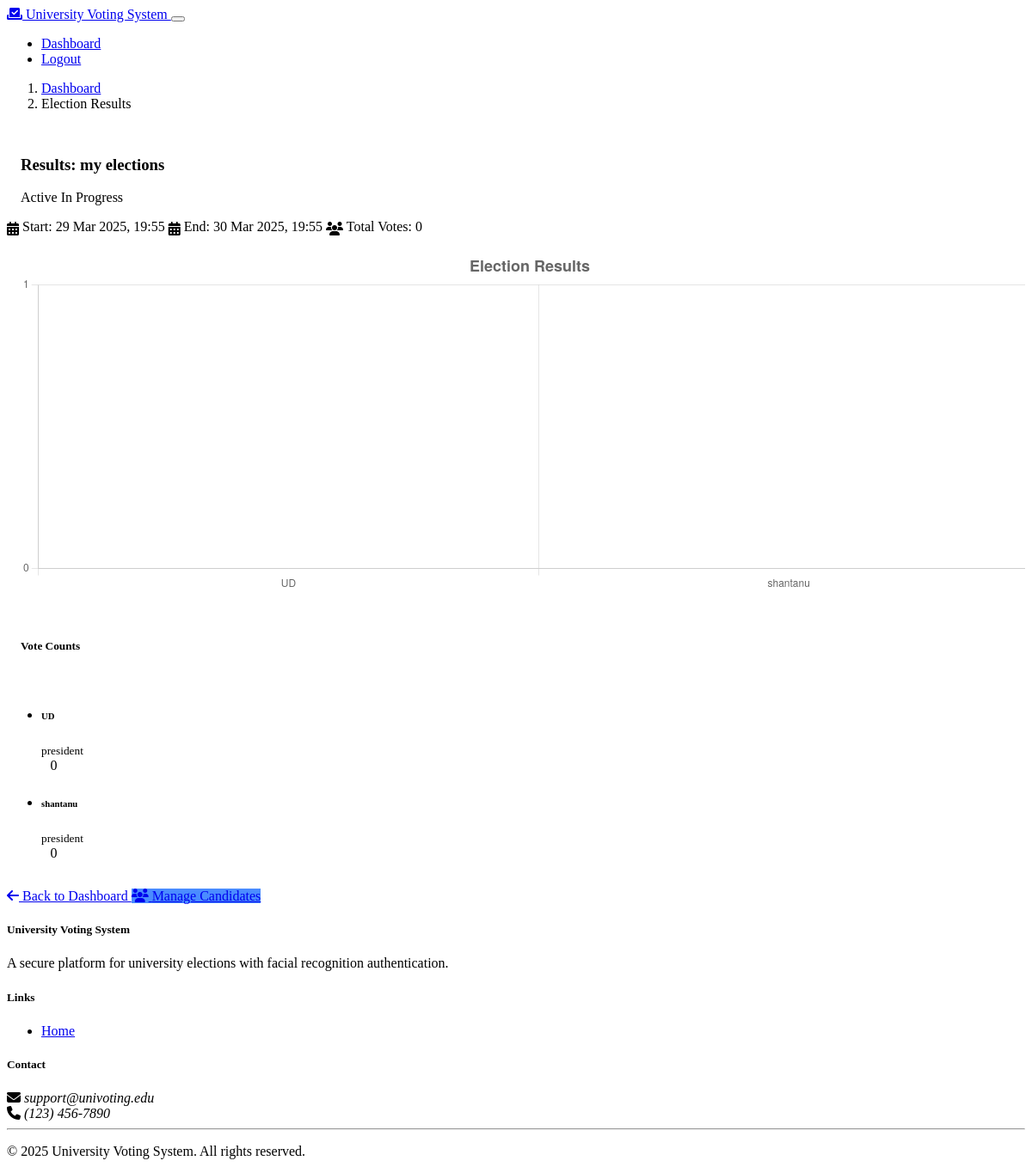
The page /admin/election/1/results (signed in) on the database as committed earlier.
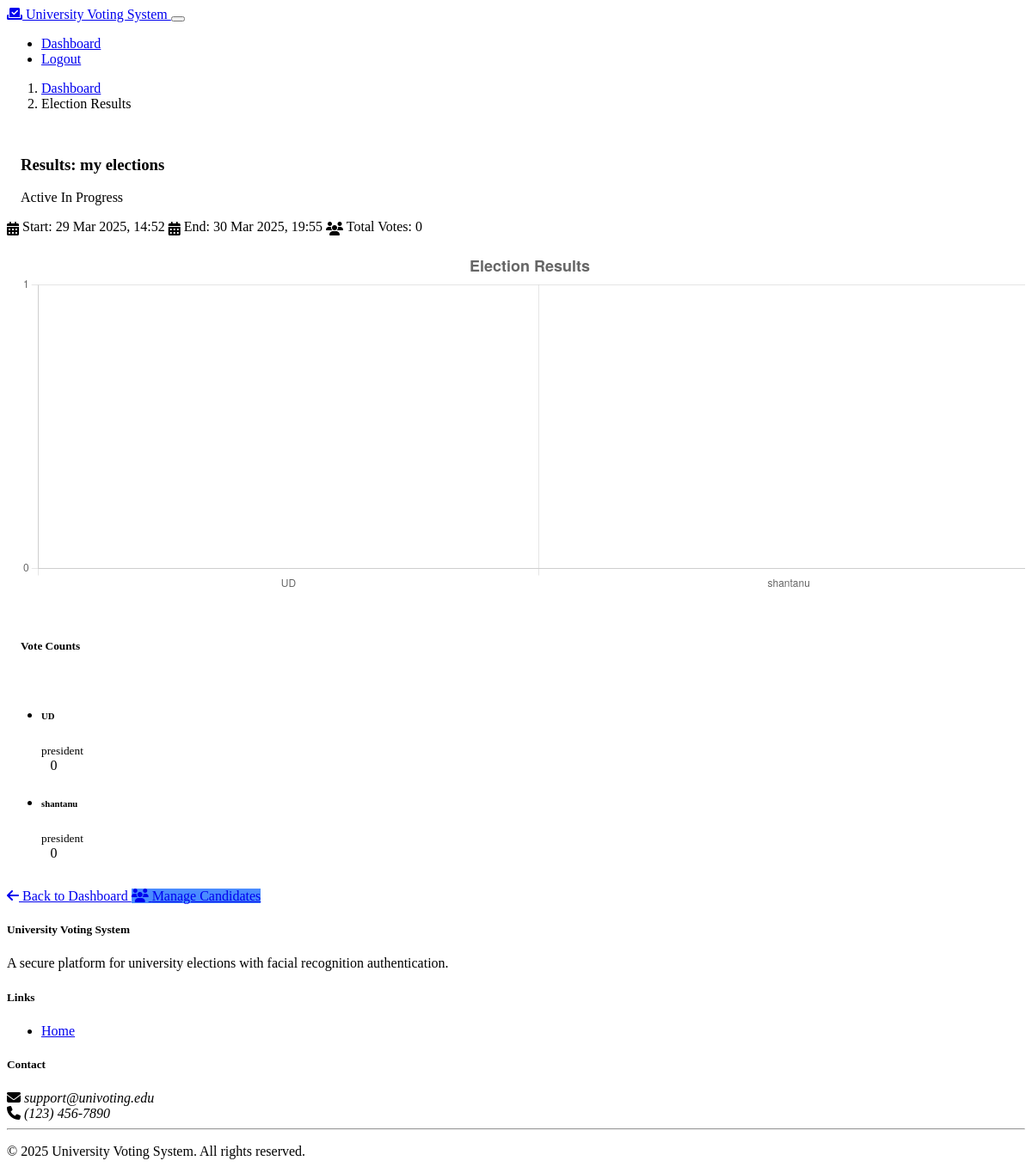
The same page on the database as committed later.
### models.py (models this page shows, shortened)
class Election(db.Model):
    id = db.Column(db.Integer, primary_key=True)
    title = db.Column(db.String(100), nullable=False)
    description = db.Column(db.Text, nullable=True)
    start_date = db.Column(db.DateTime, nullable=False)
    end_date = db.Column(db.DateTime, nullable=False)
    is_active = db.Column(db.Boolean, default=False)
    created_by = db.Column(db.Integer, db.ForeignKey('user.id'), nullable=False)
    created_at = db.Column(db.DateTime, default=datetime.datetime.utcnow)
    candidates = db.relationship('Candidate', backref='election', lazy=True, cascade="all, delete-orphan")
    votes = db.relationship('Vote', backref='election', lazy=True, cascade="all, delete-orphan")
    admin = db.relationship('User', backref='created_elections')

### routes.py (the view)
@app.route('/admin/election/<int:election_id>/results')
def view_results(election_id):
    if not is_logged_in() or not is_admin():
        flash('You do not have permission to access this page', 'danger')
        return redirect(url_for('admin_login'))
    user_id = session.get('user_id')
    election = Election.query.get_or_404(election_id)
    if election.created_by != user_id:
        flash('You do not have permission to view results for this election', 'danger')
        return redirect(url_for('admin_dashboard'))
    candidates = Candidate.query.filter_by(election_id=election_id).all()
    results = []
    for candidate in candidates:
        vote_count = Vote.query.filter_by(candidate_id=candidate.id).count()
        results.append({
            'id': candidate.id,
            'name': candidate.name,
            'position': candidate.position,
            'votes': vote_count
        })
    total_votes = Vote.query.filter_by(election_id=election_id).count()
    now = datetime.datetime.utcnow()
    return render_template('vote_results.html',
                          election=election,
                          results=results,
                          total_votes=total_votes,
                          now=now)

### models.py (called while the page is built)
    def is_admin(self):
        return self.role == 'admin'

### routes.py (called while the page is built)
def is_logged_in():
    return 'user_id' in session

def is_admin():
    if not is_logged_in():
        return False
    user_id = session.get('user_id')
    user = User.query.get(user_id)
    return user and user.is_admin()

### templates/vote_results.html (shortened to what this page needs)
{% extends 'base.html' %}
{% block content %}
<div class="container py-4">
    <nav aria-label="breadcrumb">
        <ol class="breadcrumb">
            <li class="breadcrumb-item"><a href="{{ url_for('admin_dashboard') }}">Dashboard</a></li>
            <li class="breadcrumb-item active">Election Results</li>
        </ol>
    </nav>
    <div class="row">
        <div class="col-md-12">
            <div class="card shadow mb-4">
                <div class="card-header bg-primary text-white d-flex justify-content-between align-items-center">
                    <h3 class="mb-0">Results: {{ election.title }}</h3>
                    <div>
                        <span class="badge bg-{{ 'success' if election.is_active else 'danger' }} me-2">
                            {{ 'Active' if election.is_active else 'Inactive' }}
                        </span>
                        <span class="badge bg-info">
                            {{ 'In Progress' if election.end_date > now else 'Completed' }}
                        </span>
                    </div>
                </div>
                <div class="card-body">
                    <div class="alert alert-secondary mb-4">
                        <div class="d-flex justify-content-between flex-wrap">
                            <span><i class="fas fa-calendar-alt me-2"></i> Start: {{ election.start_date.strftime('%d %b %Y, %H:%M') }}</span>
                            <span><i class="fas fa-calendar-alt me-2"></i> End: {{ election.end_date.strftime('%d %b %Y, %H:%M') }}</span>
                            <span><i class="fas fa-users me-2"></i> Total Votes: <span id="totalVotes">{{ total_votes }}</span></span>
                        </div>
                    </div>
                    <div class="row mb-4">
                        <div class="col-lg-8">
                            <div class="chart-container" style="position: relative; height:400px; width:100%">
                                <canvas id="resultsChart"></canvas>
                            </div>
                        </div>
                        <div class="col-lg-4">
                            <div class="card">
                                <div class="card-header bg-secondary text-white">
                                    <h5 class="mb-0">Vote Counts</h5>
                                </div>
                                <div class="card-body p-0">
                                    <ul class="list-group list-group-flush" id="resultsList">
                                        {% for result in results %}
                                            <li class="list-group-item d-flex justify-content-between align-items-center">
                                                <div>
                                                    <h6 class="mb-0">{{ result.name }}</h6>
                                                    <small class="text-muted">{{ result.position }}</small>
                                                </div>
                                                <span class="badge bg-primary rounded-pill vote-count" data-candidate-id="{{ result.id }}">{{ result.votes }}</span>
                                            </li>
                                        {% endfor %}
                                    </ul>
                                </div>
                            </div>
                        </div>
                    </div>
                    <div class="d-flex justify-content-between">
                        <a href="{{ url_for('admin_dashboard') }}" class="btn btn-outline-secondary">
                            <i class="fas fa-arrow-left me-2"></i> Back to Dashboard
                        </a>
                        <a href="{{ url_for('manage_candidates', election_id=election.id) }}" class="btn btn-primary">
                            <i class="fas fa-users me-2"></i> Manage Candidates
                        </a>
                    </div>
                </div>
            </div>
        </div>
    </div>
</div>
{% endblock %}

Rows that differ between the two databases and show on the page:
changed Election "my elections": start_date "29 Mar 2025, 19:55" → "29 Mar 2025, 14:52"
